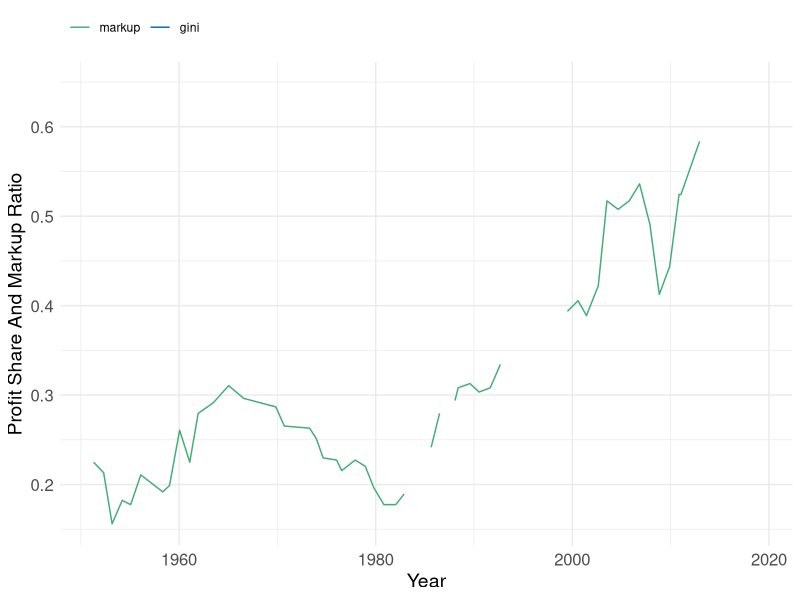

This chart was generated by the following R code:
#Graph Designer: Harriet Brookes-Gray 
#Authors: Bowles and Halliday
#Title: Coordination, Conflict and Competition: A Text in Microeconomics

require(shape)
library(tidyverse)
library(lubridate)
library(readxl)
library(readr)


markup_data <- read_excel("competitionmarkets/loecker_barkai/LBdf_data.xlsx")
gini_data <- read_excel("competitionmarkets/Gini Index Data/US_gini_index.xlsx")

gini_data$`Gini Index` <- as.numeric(as.character(gini_data$`Gini Index`))

p <-  ggplot() +
  geom_line(data = markup_data, aes(x=year, y=markup, color = "markup"), na.rm = TRUE) +
  geom_line(data = gini_data, aes(x=Year, y= `Gini Index`, color = "gini", group = 1), na.rm = TRUE) +
  ylab("Profit Share And Markup Ratio") + 
  xlab("Year") +
  theme_minimal() +
  theme(axis.text=element_text(size=12),
        axis.title=element_text(size=14)) +
  guides(color = guide_legend(reverse = TRUE)) +
  theme(legend.position='top', 
        legend.justification='left',
        legend.direction="horizontal", 
        legend.title = element_blank()) + 
  scale_colour_manual(values=c("#0868ac","#41ae76"))

p
